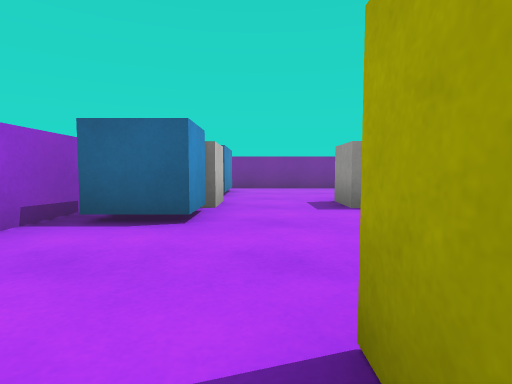
view 1 (above)

16 first-person views from a walk through a 3-D level made in the Unity game engine. The camera is 0.55 m above the floor, tilts 4° down and sees 80° across. The floor is counted in squares, 1 m on a side. Each view is taken from the middle of a square. On the plan, view 1 faces up. The plan holds only what a view shows up to about 9 squares ahead; the rest is blank. The player character is not drawn. Surface patterns are stand-ins for the level's own textures.

view 2
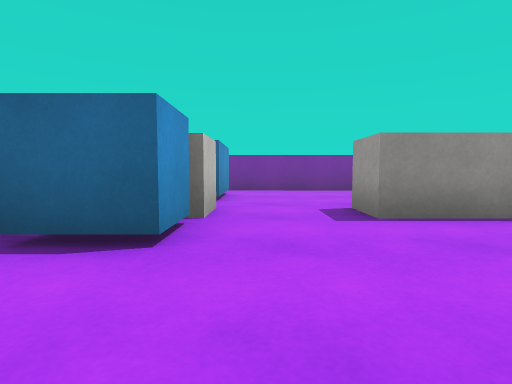

view 3
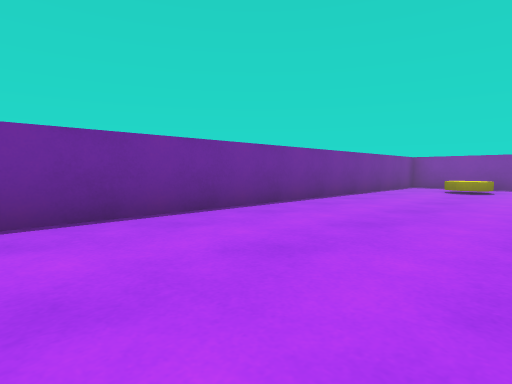

view 4
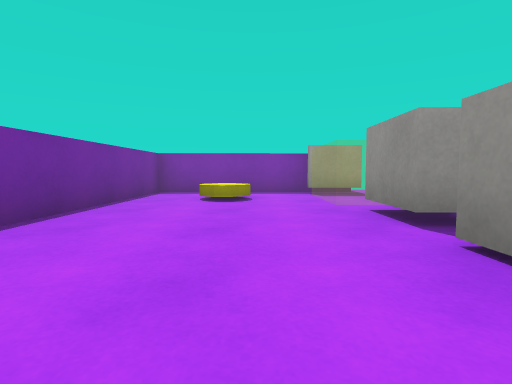

view 5
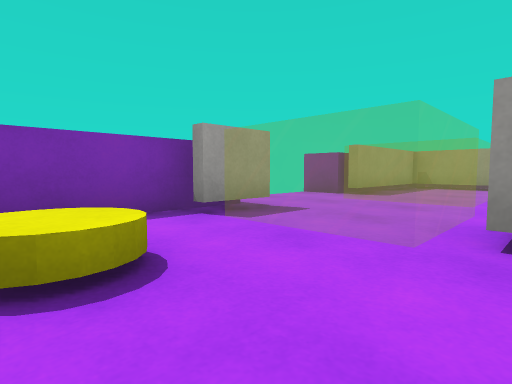

view 6
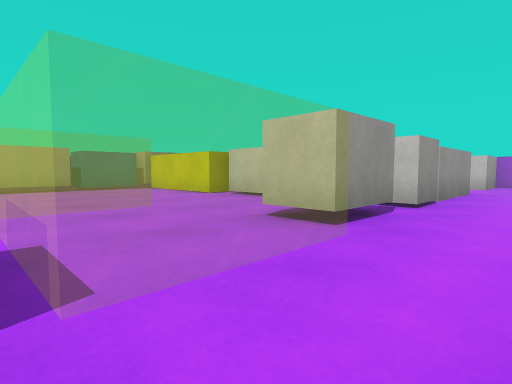

view 7
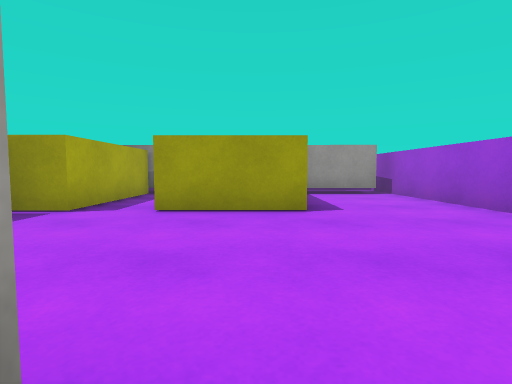

view 8
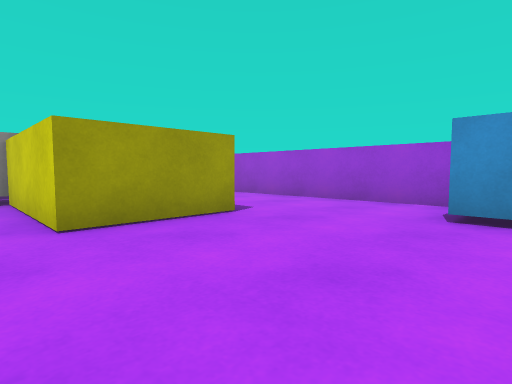

view 9
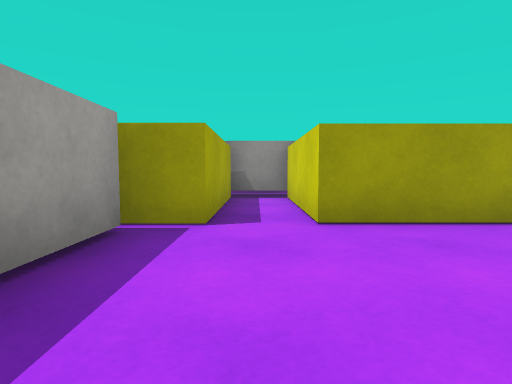

view 10
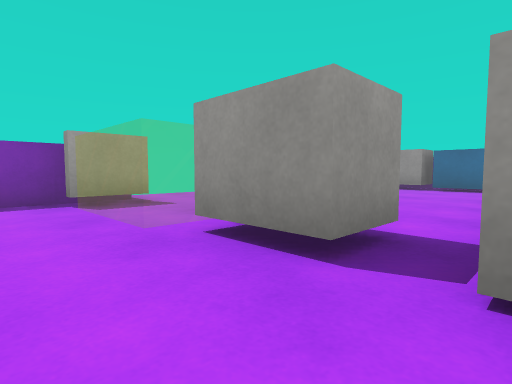

view 11
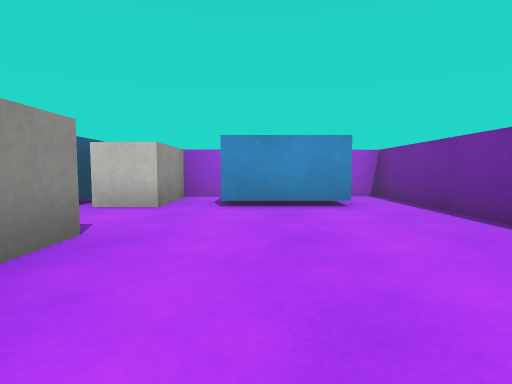

view 12
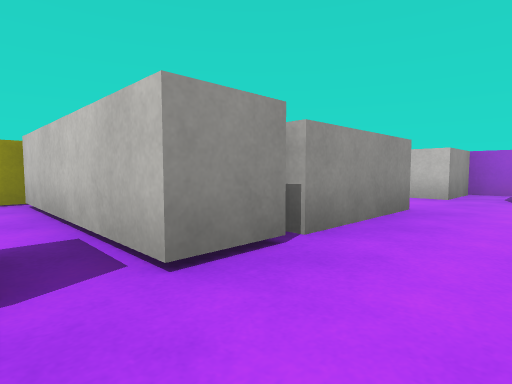

view 13
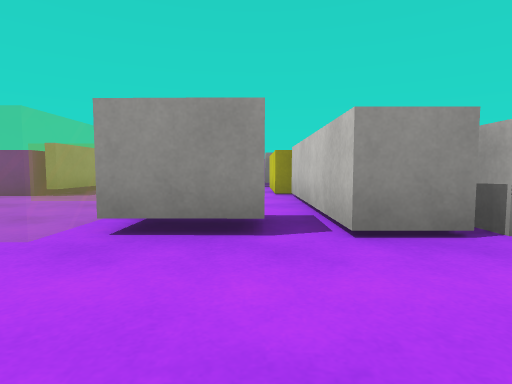

view 14
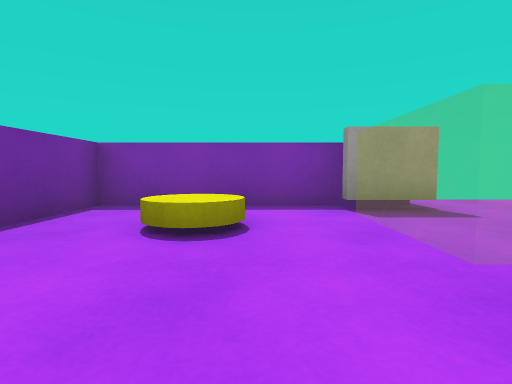

view 15
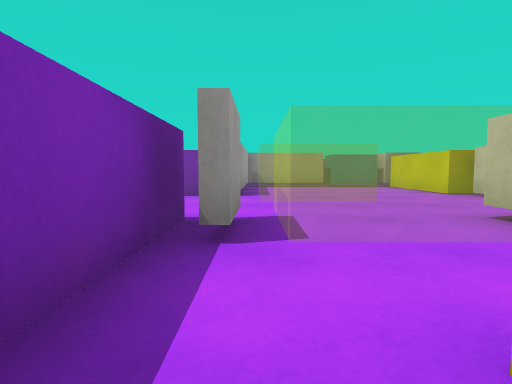

view 16
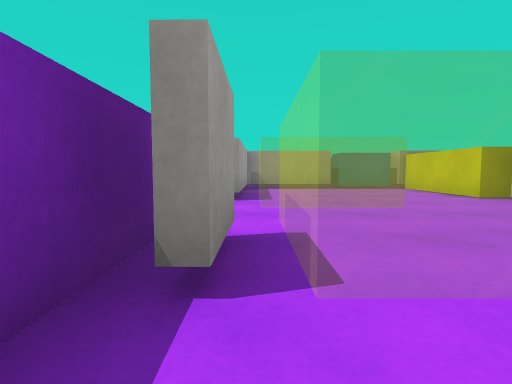

### Floor plan
Points are (right, up) in squares from view 1. A wall is a line through its corners. A room is listed if a view was taken in it or the views show most of it. See-through windows are left out.
Room 1 (views 1, 2, 3, 4, 5, 6, 7, 8, 9, 10, 11, 12, 13, 14, 15, 16)
walls: (4.1, 5.5) (5.2, 5.5) (5.2, 1.2); (4.2, 1.2) (4.2, 2.6); (5.5, 0.9) (5.5, -2.1); (0.3, 0.2) (0.3, 0.9) (2.4, 0.9) (2.4, -2.2) (3.5, -2.2) (3.5, 0.9); (-2.4, 6.3) (-2.4, 5.5); (-2.3, 3.2) (-2.2, -3.3); (10.2, 4.5) (10.2, 5.8); (10.8, 4.5) (10.8, 9.5) (-2.5, 9.6) (-2.5, 9); (7.7, -2.2) (9.6, -2.2); (-1.9, -2.1) (-0.2, -2.1); (10.3, -1.6) (10.3, 0.7); (10.8, -1) (10.8, 1.4) (11.9, 1.4)
objects: cube (-2, 3) to (-1, 4); other object (-2, 5) to (-1, 5); block (-1, 7) to (-1, 8); other object (2, 5) to (3, 5); other object (6, 4) to (7, 5); yellow disc (9, 8)

Positions as (right, up) in squares from view 1, and headings:
1: (0, 0), facing up
2: (0, 1), facing up
3: (0, 6), facing up-right
4: (3, 7), facing right
5: (7, 8), facing down-right
6: (10, 7), facing down-left
7: (1, 5), facing down
8: (3, 4), facing down-left
9: (3, 4), facing down
10: (5, 7), facing down-right
11: (4, 7), facing left
12: (6, 7), facing down-left
13: (6, 8), facing down
14: (6, 7), facing right
15: (10, 8), facing down
16: (10, 7), facing down
